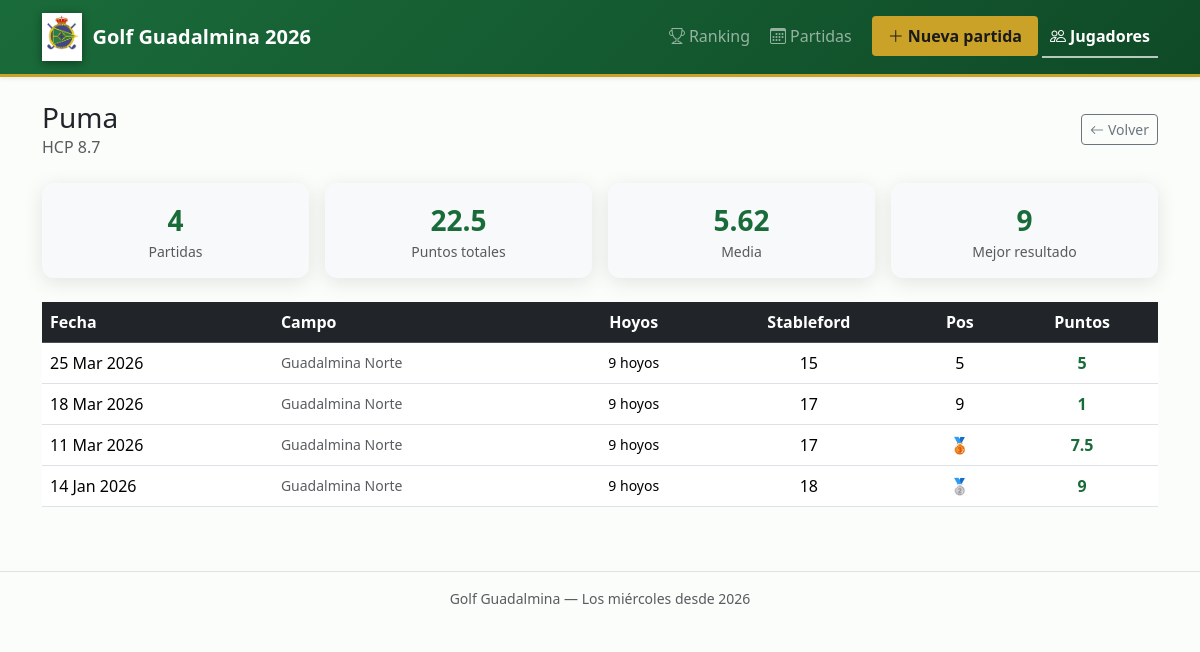
/jugadores/2, run on the app's committed database.
### tables this page shows
CREATE TABLE jugadores (
                id   INTEGER PRIMARY KEY AUTOINCREMENT,
                nombre TEXT NOT NULL UNIQUE,
                hcp  REAL NOT NULL
            );

CREATE TABLE resultados (
                id          INTEGER PRIMARY KEY AUTOINCREMENT,
                partida_id  INTEGER NOT NULL REFERENCES partidas(id) ON DELETE CASCADE,
                jugador_id  INTEGER NOT NULL REFERENCES jugadores(id),
                hcp         REAL NOT NULL,
                stableford  INTEGER NOT NULL,
                posicion    INTEGER,
                puntos      REAL
            );

CREATE TABLE partidas (
                id       INTEGER PRIMARY KEY AUTOINCREMENT,
                semana   INTEGER,
                fecha    TEXT NOT NULL,
                campo    TEXT NOT NULL DEFAULT 'Guadalmina Norte',
                hoyos    TEXT NOT NULL CHECK(hoyos IN ('9 hoyos','18 hoyos')),
                es_major INTEGER NOT NULL DEFAULT 0,
                notas    TEXT
            );

### app.py (the view)
@app.route('/jugadores/<int:jugador_id>')
def perfil_jugador(jugador_id):
    lista = db.get_jugadores()
    jugador = next((j for j in lista if j['id'] == jugador_id), None)
    if not jugador:
        flash('Jugador no encontrado.', 'danger')
        return redirect(url_for('jugadores'))
    historial = db.get_historial_jugador(jugador_id)
    return render_template('perfil_jugador.html', jugador=jugador, historial=historial)

### app.py (called while the page is built)
@app.template_filter('format_pts')
def format_pts(v):
    if v is None:
        return '—'
    return str(int(v)) if v == int(v) else str(v)

@app.template_filter('format_fecha')
def format_fecha(s):
    try:
        return datetime.strptime(s, '%Y-%m-%d').strftime('%d %b %Y')
    except Exception:
        return s

@app.before_request
def ensure_db():
    db.init_db()

### database.py (called while the page is built)
def get_conn():
    conn = sqlite3.connect(DB_PATH)
    conn.row_factory = sqlite3.Row
    conn.execute("PRAGMA foreign_keys = ON")
    return conn

def get_jugadores():
    with get_conn() as conn:
        return conn.execute("SELECT * FROM jugadores ORDER BY hcp ASC").fetchall()

def get_historial_jugador(jugador_id):
    with get_conn() as conn:
        return conn.execute("""
            SELECT r.*, p.fecha, p.campo, p.hoyos, p.es_major, p.semana
            FROM resultados r
            JOIN partidas p ON p.id = r.partida_id
            WHERE r.jugador_id=?
            ORDER BY p.fecha DESC
        """, (jugador_id,)).fetchall()

### templates/perfil_jugador.html (shortened to what this page needs)
{% extends "base.html" %}
{% block content %}
<div class="d-flex align-items-center justify-content-between mb-4 flex-wrap gap-2">
  <div>
    <h1 class="h3 mb-0">{{ jugador.nombre }}</h1>
    <p class="text-muted mb-0">HCP {{ jugador.hcp }}</p>
  </div>
  <a href="{{ url_for('jugadores') }}" class="btn btn-outline-secondary btn-sm">
    <i class="bi bi-arrow-left me-1"></i>Volver
  </a>
</div>
{% set pts_list = historial | map(attribute='puntos') | list %}
{% set total = pts_list | sum %}
{% set num = pts_list | length %}
<div class="row g-3 mb-4">
  <div class="col-6 col-md-3">
    <div class="card text-center border-0 bg-light">
      <div class="card-body py-3">
        <div class="fs-3 fw-bold text-green">{{ num }}</div>
        <div class="small text-muted">Partidas</div>
      </div>
    </div>
  </div>
  <div class="col-6 col-md-3">
    <div class="card text-center border-0 bg-light">
      <div class="card-body py-3">
        <div class="fs-3 fw-bold text-green">{{ total | format_pts }}</div>
        <div class="small text-muted">Puntos totales</div>
      </div>
    </div>
  </div>
  <div class="col-6 col-md-3">
    <div class="card text-center border-0 bg-light">
      <div class="card-body py-3">
        <div class="fs-3 fw-bold text-green">
          {% if num %}{{ (total / num) | round(2) }}{% else %}—{% endif %}
        </div>
        <div class="small text-muted">Media</div>
      </div>
    </div>
  </div>
  <div class="col-6 col-md-3">
    <div class="card text-center border-0 bg-light">
      <div class="card-body py-3">
        <div class="fs-3 fw-bold text-green">
          {% if num %}{{ pts_list | max | format_pts }}{% else %}—{% endif %}
        </div>
        <div class="small text-muted">Mejor resultado</div>
      </div>
    </div>
  </div>
</div>
{% if historial %}
<div class="table-responsive">
  <table class="table table-hover align-middle">
    <thead class="table-dark">
      <tr>
        <th>Fecha</th>
        <th>Campo</th>
        <th class="text-center">Hoyos</th>
        <th class="text-center">Stableford</th>
        <th class="text-center">Pos</th>
        <th class="text-center fw-bold">Puntos</th>
      </tr>
    </thead>
    <tbody>
      {% for r in historial %}
      <tr>
        <td>
          {{ r.fecha | format_fecha }}
        </td>
        <td class="small text-muted">{{ r.campo }}</td>
        <td class="text-center small">{{ r.hoyos }}</td>
        <td class="text-center">{{ r.stableford }}</td>
        <td class="text-center">
          {% if r.posicion == 1 %}🥇{% elif r.posicion == 2 %}🥈{% elif r.posicion == 3 %}🥉
          {% else %}{{ r.posicion }}{% endif %}
        </td>
        <td class="text-center fw-bold text-green">{{ r.puntos | format_pts }}</td>
      </tr>
      {% endfor %}
    </tbody>
  </table>
</div>
{% else %}
<div class="text-center py-5 text-muted">
  <i class="bi bi-clipboard-x fs-1 d-block mb-3"></i>
  Sin resultados registrados todavía.
</div>
{% endif %}
{% endblock %}

### static/css/style.css (style rules this page uses)
:root { --green: #1a6b3a; --green-light: #2d8a50; --gold: #c9a227; --navy: #2a3a7c; }
body { font-family: 'Segoe UI', system-ui, -apple-system, sans-serif; background-color: #e8f0e9; background-image: url('/static/images/fondo.png'); background-size: cover; background-attachment: fixed; background-position: center center; background-repeat: no-repeat; min-height: 100vh; }
body::before { content: ''; position: fixed; inset: 0; background: rgba(255,255,255,0.82); backdrop-filter: blur(1px); z-index: -1; pointer-events: none; }
.text-green { color: var(--green) !important; }
.card { border-radius: 12px; backdrop-filter: blur(4px); background: rgba(255,255,255,0.93); box-shadow: 0 4px 20px rgba(0,0,0,0.10); }

### data on the page
jugadores: nombre "Puma", hcp "8.7"
resultados: fecha "25 Mar 2026", campo "Guadalmina Norte", hoyos "9 hoyos", stableford "15", posicion "5", puntos "5"
resultados: fecha "18 Mar 2026", campo "Guadalmina Norte", hoyos "9 hoyos", stableford "17", posicion "9", puntos "1"
resultados: fecha "11 Mar 2026", campo "Guadalmina Norte", hoyos "9 hoyos", stableford "17", puntos "7.5"
resultados: fecha "14 Jan 2026", campo "Guadalmina Norte", hoyos "9 hoyos", stableford "18", puntos "9"

### other printed values
{{ num }} "4"
{{ total | format_pts }} "22.5"
{{ (total / num) | round(2) }} "5.62"
{{ pts_list | max | format_pts }} "9"
